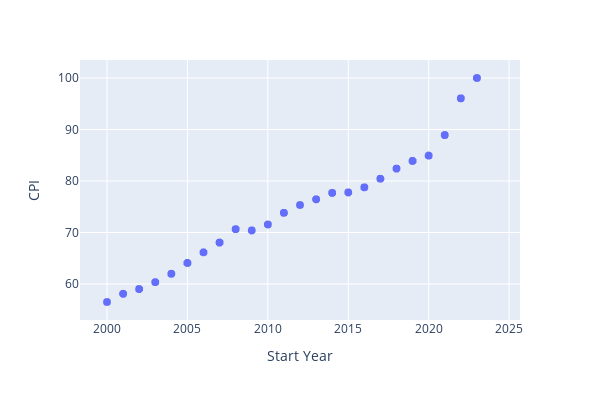

Notebook source saved alongside this figure:
### Markdown cell above
You can notice a correlation between CPI and Start Year. Let's use a scatter to take a closer at the relationship between these two variables. 

<hr>

Observing relationships - Scatter plot

### Code cell
# Generate scatter plot
scatter_plt = px.scatter(df, y = "CPI", x = "Start Year",
                         width = 600, height = 400)
scatter_plt.update_traces(marker_size = 8)
scatter_plt.show()

### Figure 1 — Plotly figure (JSON) as saved in the notebook; plotly's stock layout.template omitted (floating-point values rounded to 4 significant figures; data arrays with more than 128 entries replaced by an {"elided": "..."} marker saying what was removed)
{"data": [{"hovertemplate": "Start Year=%{x}<br>CPI=%{y}<extra></extra>", "legendgroup": "", "marker": {"color": "#636efa", "size": 8, "symbol": "circle"}, "mode": "markers", "name": "", "showlegend": false, "type": "scattergl", "x": {"elided": "15784 int values"}, "xaxis": "x", "y": {"elided": "15784 float values"}, "yaxis": "y"}], "layout": {"height": 400, "legend": {"tracegroupgap": 0}, "margin": {"t": 60}, "width": 600, "xaxis": {"anchor": "y", "domain": [0, 1], "title": {"text": "Start Year"}}, "yaxis": {"anchor": "x", "domain": [0, 1], "title": {"text": "CPI"}}}}
